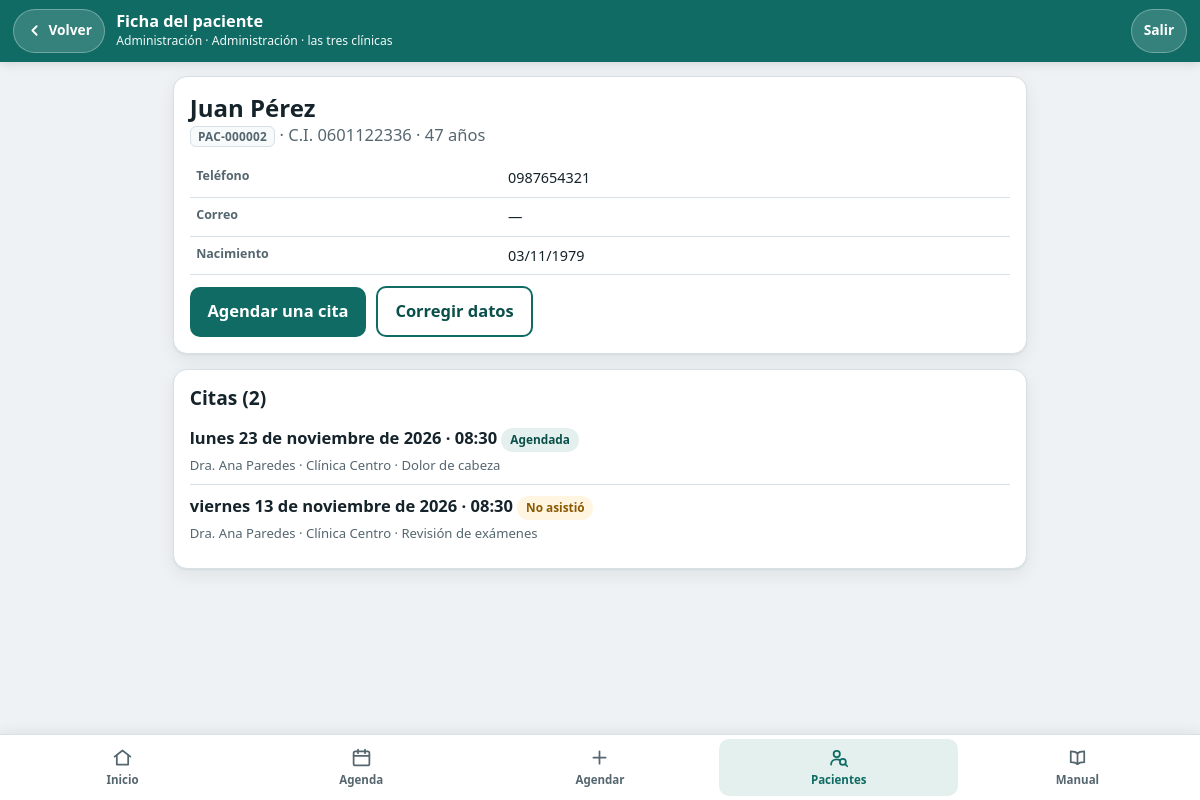
/paciente.php?id=2 (signed in), run on the app's committed database.
### tables this page shows
CREATE TABLE usuarios (
  id INT AUTO_INCREMENT PRIMARY KEY,
  nombre VARCHAR(120) NOT NULL,
  usuario VARCHAR(40) NOT NULL UNIQUE,
  clave_hash VARCHAR(255) NOT NULL,
  rol ENUM('admin','doctora','recepcion') NOT NULL,
  clinica_id INT NULL,                     
  modo_simple TINYINT(1) NOT NULL DEFAULT 0,   
  activo TINYINT(1) NOT NULL DEFAULT 1,
  FOREIGN KEY (clinica_id) REFERENCES clinicas(id)
);

CREATE TABLE pacientes (
  id INT AUTO_INCREMENT PRIMARY KEY,
  tipo_documento ENUM('CEDULA','PASAPORTE','SIN_DOCUMENTO') NOT NULL,
  documento VARCHAR(20) NULL,              
  nombres   VARCHAR(120) NOT NULL,
  apellidos VARCHAR(120) NOT NULL,
  nombre_busqueda VARCHAR(250) NOT NULL,   
  fecha_nacimiento DATE NULL,
  telefono VARCHAR(20) NULL,
  correo   VARCHAR(120) NULL,
  representante VARCHAR(160) NULL,         
  representante_telefono VARCHAR(20) NULL,
  nota VARCHAR(255) NULL,
  activo TINYINT(1) NOT NULL DEFAULT 1,
  creado_en DATETIME NOT NULL DEFAULT CURRENT_TIMESTAMP,
   
   
  UNIQUE KEY uk_documento (tipo_documento, documento),
  KEY ix_busqueda (nombre_busqueda),
  KEY ix_telefono (telefono)
);

CREATE TABLE citas (
  id INT AUTO_INCREMENT PRIMARY KEY,
  clinica_id  INT NOT NULL,
  medico_id   INT NOT NULL,
  paciente_id INT NOT NULL,
  inicio DATETIME NOT NULL,
  fin    DATETIME NOT NULL,
  estado ENUM('AGENDADA','ATENDIDA','CANCELADA','NO_ASISTIO') NOT NULL DEFAULT 'AGENDADA',
  motivo VARCHAR(160) NULL,
  motivo_cancelacion VARCHAR(160) NULL,
  cancelada_por INT NULL,
  cancelada_en DATETIME NULL,
  creada_por INT NOT NULL,
  creada_en  DATETIME NOT NULL DEFAULT CURRENT_TIMESTAMP,
   
   
  token VARCHAR(32) NULL,

   
   
   
   
   
  slot_medico   DATETIME GENERATED ALWAYS AS (IF(estado = 'CANCELADA', NULL, inicio)) STORED,
  slot_paciente DATETIME GENERATED ALWAYS AS (IF(estado = 'CANCELADA', NULL, inicio)) STORED,
  UNIQUE KEY uk_medico_slot   (medico_id, slot_medico),
  UNIQUE KEY uk_paciente_slot (paciente_id, slot_paciente),
  UNIQUE KEY uk_token (token),
  KEY ix_agenda (clinica_id, inicio),
  KEY ix_medico_dia (medico_id, inicio),
  FOREIGN KEY (clinica_id)  REFERENCES clinicas(id),
  FOREIGN KEY (medico_id)   REFERENCES medicos(id),
  FOREIGN KEY (paciente_id) REFERENCES pacientes(id),
  FOREIGN KEY (creada_por)  REFERENCES usuarios(id),
  FOREIGN KEY (cancelada_por) REFERENCES usuarios(id)
);

CREATE TABLE medicos (
  id INT AUTO_INCREMENT PRIMARY KEY,
  nombres VARCHAR(120) NOT NULL,
  especialidad VARCHAR(80) NULL,
  duracion_cita_min INT NOT NULL DEFAULT 30,
  activo TINYINT(1) NOT NULL DEFAULT 1
);

CREATE TABLE clinicas (
  id INT AUTO_INCREMENT PRIMARY KEY,
  nombre VARCHAR(80) NOT NULL UNIQUE,
  direccion VARCHAR(160) NULL,
  telefono VARCHAR(20) NULL,
  hora_apertura TIME NOT NULL DEFAULT '08:00:00',
  hora_cierre   TIME NOT NULL DEFAULT '18:00:00',
  activo TINYINT(1) NOT NULL DEFAULT 1
);

### paciente.php (the view, shortened to what the rows shown need)
<?php
require __DIR__ . '/lib/auth.php';
exigir('ver_pacientes');
$id      = (int)($_REQUEST['id'] ?? 0);
$editar  = $id && !empty($_REQUEST['editar']);
$nuevo   = !$id && (!empty($_REQUEST['nuevo']) || $_SERVER['REQUEST_METHOD'] === 'POST');
$volverA = ($_REQUEST['volver'] ?? '') === 'agendar' ? 'agendar' : '';
$errores = [];
$datos   = array_fill_keys(CAMPOS_PACIENTE, '');
$datos['tipo_documento'] = 'CEDULA';
$parecidos = [];
$p = $id ? paciente($id) : null;
$formulario = $nuevo || $editar;
$volverUrl  = $volverA === 'agendar' ? 'agendar.php' : ($id ? 'paciente.php?id=' . $id : 'pacientes.php');
cabecera($formulario ? ($editar ? 'Corregir datos' : 'Registrar paciente') : 'Ficha del paciente',
         ['volver' => $formulario ? $volverUrl : 'pacientes.php']);
?>
<?php if ($formulario): ?>
  <?php if ($parecidos): ?>
    <div class="aviso ojo">
      <strong>Ya hay <?= count($parecidos) === 1 ? 'alguien' : count($parecidos) . ' personas' ?> con ese mismo nombre</strong>
      <?php foreach ($parecidos as $o): ?>
        <div class="grupo"><a href="paciente.php?id=<?= (int)$o['id'] ?>"><?= h(codigo_paciente((int)$o['id'])) ?></a>
          · <?= h(documento_paciente($o)) ?>
          · nació el <?= h($o['fecha_nacimiento'] ? fecha_corta($o['fecha_nacimiento']) : 'sin dato') ?>
          · última cita: <?= h($o['ultima_cita'] ? fecha_corta($o['ultima_cita']) : 'ninguna') ?></div>
      <?php endforeach; ?>
      <p class="sin-margen">Si es <strong>la misma persona</strong>, abra su ficha en lugar de registrarla de nuevo.
        Si es <strong>otra persona</strong>, toque el botón de abajo.</p>
    </div>
  <?php elseif ($errores): ?>
    <p class="aviso mal" role="alert"><strong>Revise lo que está marcado en rojo.</strong><br>
      No se borró nada de lo que ya escribió.</p>
  <?php endif; ?>
  <form class="tarjeta" method="post" action="paciente.php" novalidate>
    <?= campo_csrf() ?>
    <?php if ($id): ?><input type="hidden" name="id" value="<?= $id ?>"><input type="hidden" name="editar" value="1"><?php endif; ?>
    <?php if ($volverA): ?><input type="hidden" name="volver" value="agendar"><?php endif; ?>
    <?php if ($parecidos): ?><input type="hidden" name="es_otra_persona" value="1"><?php endif; ?>
    <?php if ($id): ?><p class="suave">Código <?= codigo_chip($id) ?></p><?php endif; ?>
    <div class="campo">
      <label for="tipo_documento">Tipo de documento</label>
      <select id="tipo_documento" name="tipo_documento"
              onchange="document.getElementById('bloque-doc').hidden = (this.value === 'SIN_DOCUMENTO')">
        <?php foreach (['CEDULA' => 'Cédula', 'PASAPORTE' => 'Pasaporte', 'SIN_DOCUMENTO' => 'No tiene documento'] as $v => $t): ?>
          <option value="<?= $v ?>" <?= $datos['tipo_documento'] === $v ? 'selected' : '' ?>><?= $t ?></option>
        <?php endforeach; ?>
      </select>
    </div>
    <div id="bloque-doc" <?= $datos['tipo_documento'] === 'SIN_DOCUMENTO' ? 'hidden' : '' ?>>
      <?php campo('documento', 'Número de documento', $datos, $errores,
                  ['ayuda' => 'La cédula se revisa con su dígito verificador.', 'extra' => 'maxlength="20" autocomplete="off"']); ?>
    </div>
    <?php campo('nombres', 'Nombres', $datos, $errores, ['extra' => 'maxlength="120" autocomplete="off"']); ?>
    <?php campo('apellidos', 'Apellidos', $datos, $errores, ['extra' => 'maxlength="120" autocomplete="off"']); ?>
    <?php campo('fecha_nacimiento', 'Fecha de nacimiento', $datos, $errores,
                ['tipo' => 'date', 'extra' => 'min="1900-01-01" max="' . date('Y-m-d') . '"',
                 'ayuda' => 'Obligatoria si la persona no tiene documento.']); ?>
    <?php campo('telefono', 'Teléfono', $datos, $errores,
                ['tipo' => 'tel', 'opcional' => true, 'ayuda' => 'Celular 09… (10 números) o fijo 02… (9 números).', 'extra' => 'maxlength="20" inputmode="tel"']); ?>
    <?php campo('correo', 'Correo', $datos, $errores,
                ['tipo' => 'email', 'opcional' => true, 'extra' => 'maxlength="120" inputmode="email"']); ?>
    <fieldset>
      <legend>Para niños, adultos mayores o quien no tiene teléfono</legend>
      <?php campo('representante', '¿Quién responde por el paciente?', $datos, $errores,
                  ['opcional' => true, 'extra' => 'maxlength="160" placeholder="Ej.: Madre: Diana Quishpe"']); ?>
      <?php campo('representante_telefono', 'Teléfono de esa persona', $datos, $errores,
                  ['tipo' => 'tel', 'opcional' => true, 'extra' => 'maxlength="20" inputmode="tel"']); ?>
    </fieldset>
    <?php campo('nota', 'Nota para recepción', $datos, $errores,
                ['opcional' => true, 'ayuda' => 'Algo práctico, como "llamar a la hija". No anote datos de salud aquí.', 'extra' => 'maxlength="255"']); ?>
    <button class="btn ancho" type="submit" data-una-vez><?= $parecidos ? 'Es otra persona: registrarla' : 'Guardar' ?></button>
    <a class="btn gris ancho separado" href="<?= h($volverUrl) ?>">Cancelar</a>
  </form>
<?php else: ?>
  <?php $citas = citas_de_paciente($id); ?>
  <div class="tarjeta">
    <h1 class="sin-margen"><?= h(nombre_paciente($p)) ?></h1>
    <p class="suave"><?= codigo_chip($id) ?> · <?= h(documento_paciente($p)) ?><?= edad_texto($p) ? ' · ' . h(edad_texto($p)) : '' ?></p>
    <table class="ficha">
      <tr><th>Teléfono</th><td><?= h($p['telefono'] ?: '—') ?></td></tr>
      <tr><th>Correo</th><td><?= h($p['correo'] ?: '—') ?></td></tr>
      <tr><th>Nacimiento</th><td><?= h($p['fecha_nacimiento'] ? fecha_corta($p['fecha_nacimiento']) : 'sin dato') ?></td></tr>
    </table>
    <div class="fila separado">
      <?php if (puede('agendar')): ?><a class="btn" href="agendar.php?paciente=<?= $id ?>">Agendar una cita</a><?php endif; ?>
      <?php if (puede('editar_paciente')): ?><a class="btn sec" href="paciente.php?id=<?= $id ?>&amp;editar=1">Corregir datos</a><?php endif; ?>
    </div>
  </div>
  <div class="tarjeta">
    <h2>Citas (<?= count($citas) ?>)</h2>
    <?php if (!$citas): ?>
      <p class="suave sin-margen">Todavía no tiene citas.</p>
    <?php else: ?>
      <?php foreach ($citas as $c): ?>
        <div class="linea-cita">
          <strong><?= h(fecha_larga($c['fecha'])) ?> de <?= date('Y', strtotime($c['fecha'])) ?> · <?= h($c['hora']) ?></strong>
          <?= etiqueta_estado($c['estado']) ?>
          <div class="ayuda-campo"><?= h($c['medico_nombre']) ?> · <?= h($c['clinica_nombre']) ?><?php
            if ($c['motivo'] && puede('ver_motivo')) echo ' · ' . h($c['motivo']);
            if ($c['estado'] === 'CANCELADA') echo ' · ' . h((string)$c['motivo_cancelacion']); ?></div>
        </div>
      <?php endforeach; ?>
    <?php endif; ?>
  </div>
<?php endif; ?>
<?php pie(['activo' => 'pacientes']); ?>

### lib/plantilla.php (shortened to what the rows shown need)
<?php
function cabecera(string $titulo, array $op = []): void
{
    $u      = usuario_actual();
    $volver = $op['volver'] ?? null;
    $sinNav = $op['sin_nav'] ?? false;
    $lugar  = '';
    if ($u) {
        $lugar = $u['clinica_id'] ? (clinica((int)$u['clinica_id'])['nombre'] ?? '') : 'las tres clínicas';
        $lugar = NOMBRE_ROL[$u['rol']] . ' · ' . $lugar;
    }
    ?><!DOCTYPE html>
<html lang="es">
<head>
<link rel="stylesheet" href="assets/estilos.css">
</head>
<body class="<?= modo_simple() ? 'simple' : '' ?>">
<?php if ($u): ?>
<header class="barra">
  <?php if ($volver): ?>
    <a class="btn-volver" href="<?= h($volver) ?>">
      <svg viewBox="0 0 24 24" aria-hidden="true"><path d="M15 18l-6-6 6-6"/></svg>
      <span>Volver</span>
    </a>
  <?php endif; ?>
  <div class="barra-tit">
    <strong><?= h($titulo) ?></strong>
    <small><?= h($u['nombre']) ?> · <?= h($lugar) ?></small>
  </div>
  <a class="btn-salir" href="salir.php">Salir</a>
</header>
<?php endif; ?>
<main class="<?= $sinNav ? 'sin-nav' : '' ?>">
<?php
}
function pie(array $op = []): void
{
    ?>
</main>
</body>
</html>
<?php
}
function etiqueta_estado(string $estado): string
{
    $clase = ['AGENDADA' => 'agendada', 'ATENDIDA' => 'atendida', 'CANCELADA' => 'cancelada', 'NO_ASISTIO' => 'noasistio'][$estado] ?? 'agendada';
    return '<span class="etq ' . $clase . '">' . h(texto_estado($estado)) . '</span>';
}
function codigo_chip(int $pacienteId): string
{
    return '<span class="codigo">' . h(codigo_paciente($pacienteId)) . '</span>';
}
    ?>

### data on the page
usuarios: nombre "Administración"
pacientes: nombre_paciente($p) "Juan Pérez", documento_paciente($p) "C.I. 0601122336", fecha_nacimiento "47 años", telefono "0987654321", correo "—", fecha_nacimiento "03/11/1979"
citas: fecha "lunes 23 de noviembre", fecha "2026", hora "08:30", estado "Agendada", medico.nombres "Dra. Ana Paredes", clinica.nombre "Clínica Centro", motivo "Dolor de cabeza"
citas: fecha "viernes 13 de noviembre", fecha "2026", hora "08:30", estado "No asistió", medico.nombres "Dra. Ana Paredes", clinica.nombre "Clínica Centro", motivo "Revisión de exámenes"

### other printed values
$titulo "Ficha del paciente"
$lugar "Administración · las tres clínicas"
codigo_paciente($pacienteId) "PAC-000002"
count($citas) "2"
$texto "Inicio"
$texto "Agenda"
$texto "Agendar"
$texto "Pacientes"
$texto "Manual"
